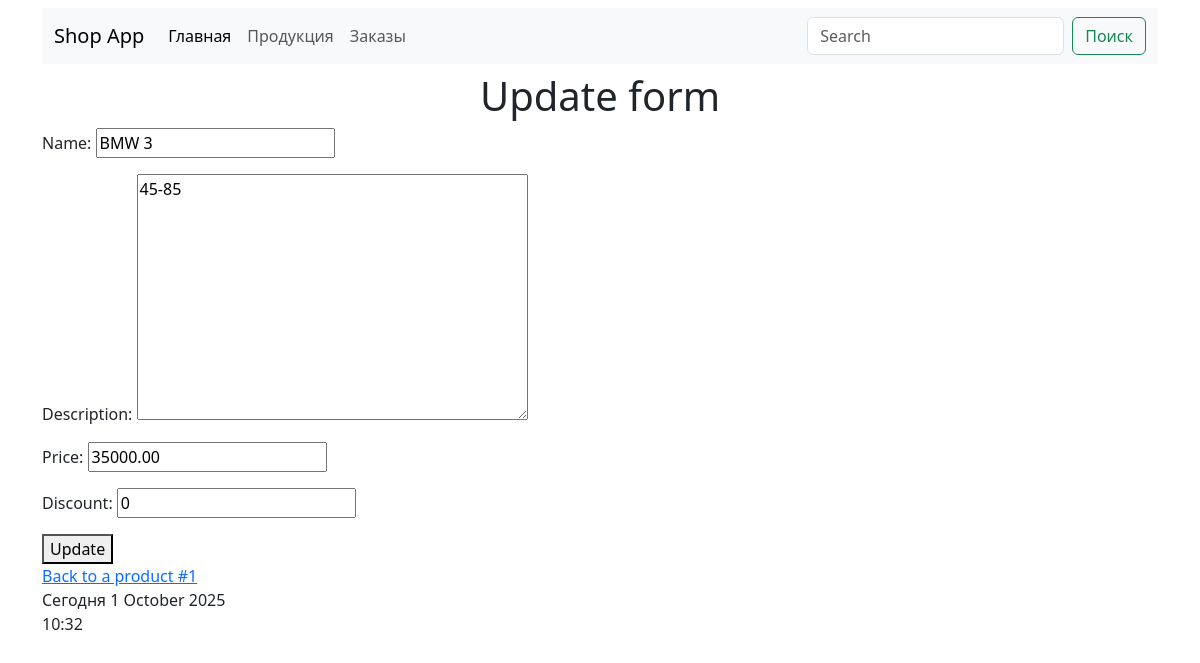
The page /shop/products/1/update/ on the database its author committed.
### shop_app/models.py (models this page shows, shortened)
class Product(models.Model):
    class Meta:
        pass
    name = models.CharField(max_length=100)
    description = models.TextField(blank=True)
    price = models.DecimalField(max_digits=10, decimal_places=2)
    discount = models.PositiveSmallIntegerField(default=0)
    created_at = models.DateTimeField(auto_now_add=True)
    is_active = models.BooleanField(default=True)
    archived = models.BooleanField(default=False)

### shop_app/views.py (the view, shortened to what this page needs)
# urls.py: path('products/<int:pk>/update/', ProductUpdateView.as_view(), name='product_update'),
class ProductUpdateView(UpdateView):
    model = Product
    fields = "name", "description", "price", "discount"
    template_name_suffix = "_update_form"

### shop_app/templates/shop_app/product_update_form.html (shortened to what this page needs)
{% extends 'shop_app/base.html' %}
{% block body %}
<h1>Update form</h1>
<div>
    <form method="post">
        {{ form.as_p }}
        <button type="submit">Update</button>
    </form>
</div>
<div>
    <a href="{% url 'shop_app:product_detail' pk=object.pk %}">Back to a product #{{ object.pk }}</a>
</div>
{% endblock %}

### shop_app/templates/shop_app/base.html (style rules this page uses)
h1 { text-align: center; }

### rows shown on the page
Product: name "BMW 3", description "45-85", price "35000.00", discount "0", pk "1"
